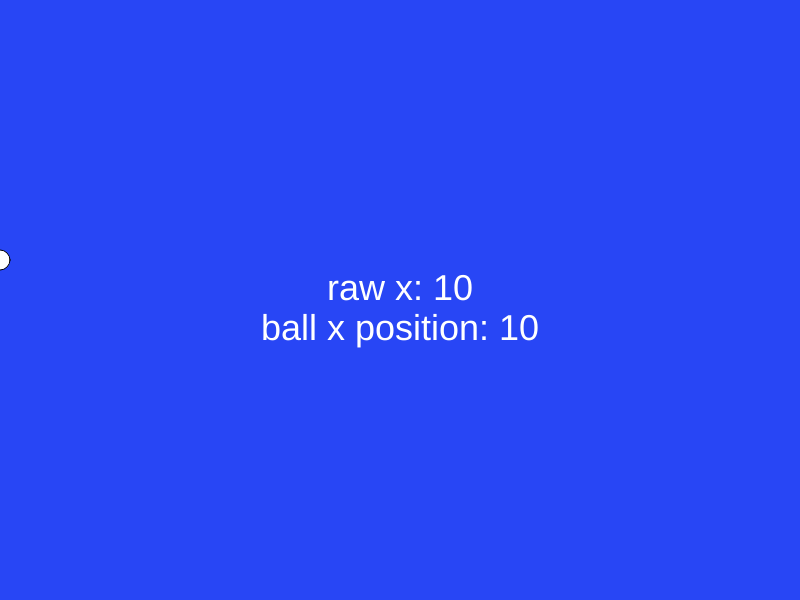
Frame 1 (no input)
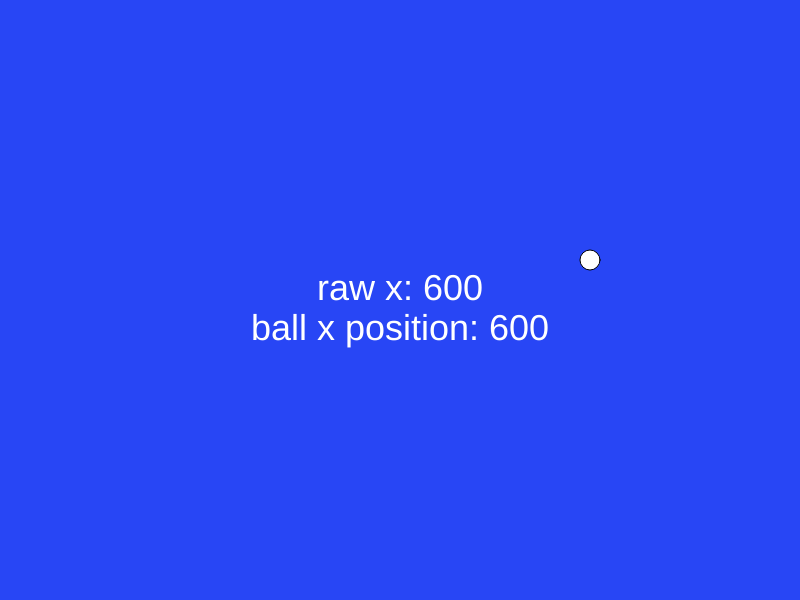
Frame 60 (no input)
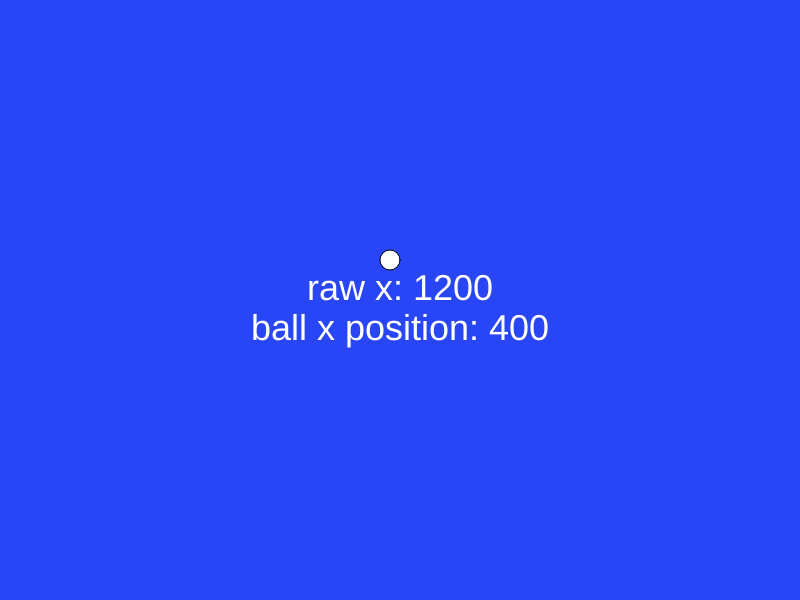
Frame 120 (the mouse pressed at the canvas centre since frame 60)

The p5.js sketch that drew these frames (run headless with seeded random() and noise() and a simulated clock; from frame 60 on, the mouse is pressed at the canvas centre):

// p5.js sketch
// ── sketch.js
var textPos_X;
var textPos_Y;
function setup() {
  createCanvas(800,600);
  textPos_X = width * 0.5;
  textPos_Y = height * 0.5;

  frameRate(20);

}

var x = 0;
var xPos = x;


function draw() {
  background(40, 70, 245);


  ellipse(xPos,textPos_Y-40,20,20);

  x += 10;
  xPos = x % width;

  // display math results
  textSize(36);
  textAlign(CENTER);
  fill(255);
  text("raw x: " + x, textPos_X, textPos_Y);
  text("ball x position: " + xPos, textPos_X, textPos_Y+40);

}
